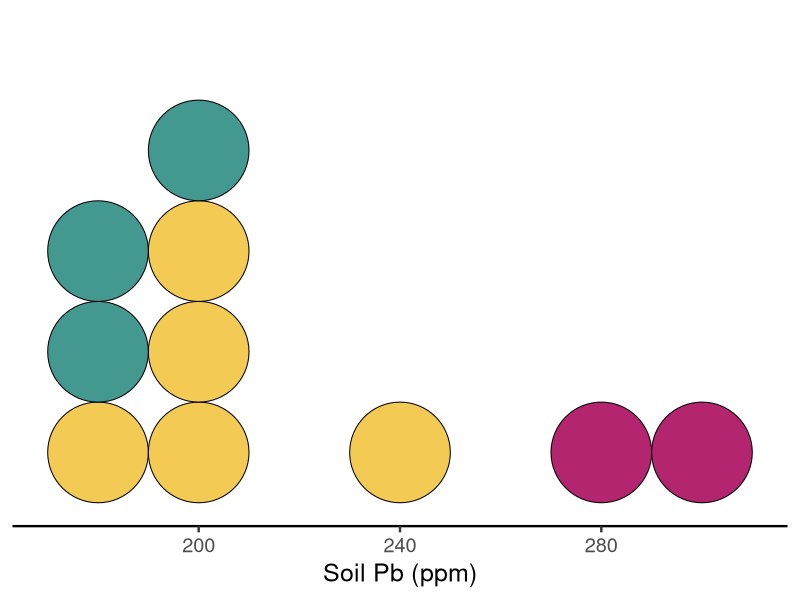
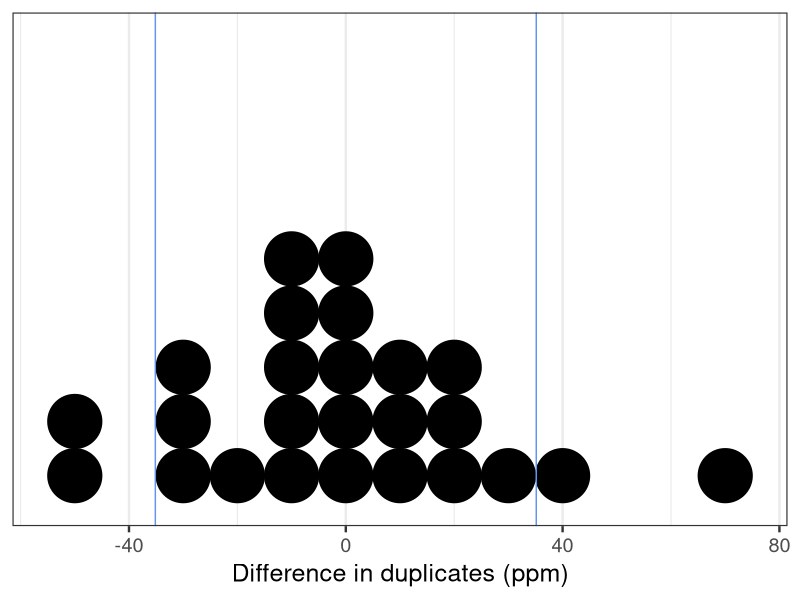

Reproduce these figures in R, in order.
## ---- chunk 1
#| messages: false
#| echo: false
#| fig-width: 4
#| fig-height: 3
library(tidyverse)
set.seed(222)
theme_set(theme_classic(18))

tibble(
  location = c(rep("Back yard", 5), rep("Front yard", 3), rep("Drip line", 2)),
  `Soil Pb (ppm)` = c(204, 204, 187, 250, 209, 198, 182, 181, 285, 306)
) |>
  ggplot(aes(`Soil Pb (ppm)`, fill = location)) +
  geom_dotplot(method = "histodot", binwidth = 20, stackgroups = TRUE) +
  scale_y_continuous(NULL, breaks = NULL) +
  scale_fill_manual(values = c("#F2CA54", "#B3256F", "#439890")) +
  theme(legend.position = "none")
## ---- chunk 2
#| fig-width: 4
#| fig-height: 2.5
pb_mu <- 129.2
pb_sigma <- 100
pb_mu_log <- log(pb_mu / sqrt(1 + pb_sigma^2 / pb_mu^2))
pb_sigma_log <- log(1 + pb_sigma^2 / pb_mu^2)

r_cov <- 0.136
# cov = sqrt(exp(sigma^2) - 1)
# cov^2 = exp(sigma^2) - 1
# cov^2 + 1 = exp(sigma^2)
# log(cov^2 + 1) = sigma^2
# sigma = sqrt(log(cov^2 + 1))
r_sigma <- sqrt(log(r_cov^2 + 1))
tibble(
  pb_t = rlnorm(25, meanlog = pb_mu_log, sdlog = pb_sigma_log),
  r1_log = rnorm(25, mean = 0, sd = r_sigma),
  r2_log = rnorm(25, mean = 0, sd = r_sigma),
  pb_1 = pb_t * exp(r1_log),
  pb_2 = pb_t * exp(r2_log),
  d = pb_2 - pb_1
) |>
  ggplot(aes(d)) +
  geom_dotplot(method = "histodot", binwidth = 10) +
  geom_vline(xintercept = c(-1, 1) * 35.14, color = "cornflowerblue") +
  labs(x = "Difference in duplicates (ppm)") +
  scale_y_continuous(NULL, breaks = NULL) +
  theme_bw(18)
